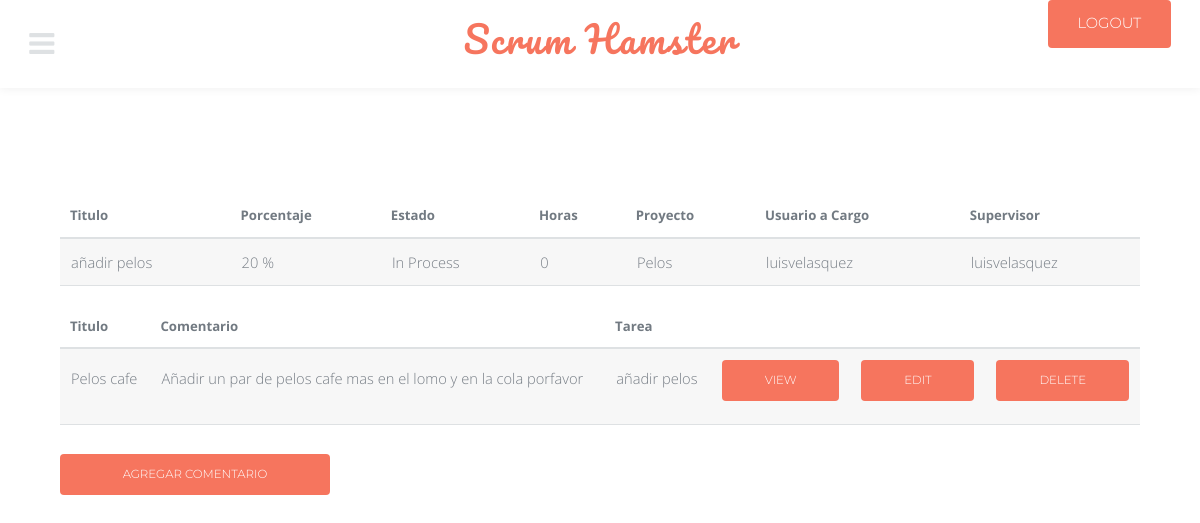
The app's page /task_comments/1/ (signed in), older data.
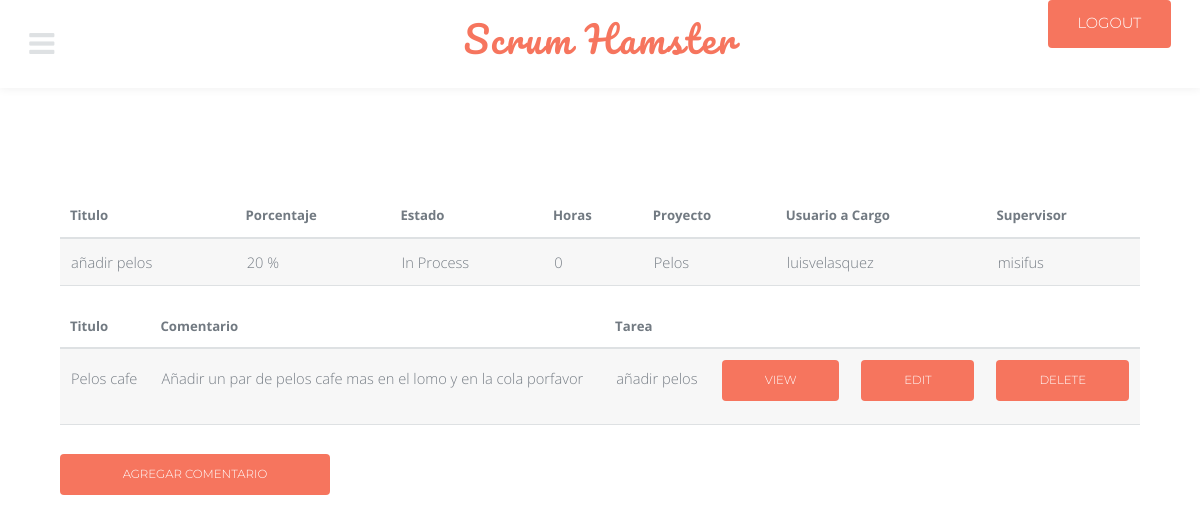
The same page, newer data.
### modules/models.py (models this page shows)
class task(models.Model):
    title = models.CharField(max_length = 50)
    percent = models.PositiveSmallIntegerField()
    state_choices = (
		('Not Started', 'Not Started'),
		('In Process', 'In Process'),
		('Finished', 'Finished'),
		)
    state = models.CharField(
		max_length = 12,
		choices = state_choices,
		default = 'Not Started',
		)
    hours = models.PositiveSmallIntegerField()
    project_id = models.ForeignKey(project, on_delete = models.CASCADE)
    user_in_charge = models.ForeignKey(User, on_delete = models.CASCADE, related_name = 'in_charge')
    user_supervisor = models.ForeignKey(User, on_delete = models.CASCADE, related_name = 'supervisor')
    def __str__(self):
        return '%s' % (self.title)

class project(models.Model):
    name = models.CharField(max_length = 75)
    percent = models.PositiveSmallIntegerField()
    created_at = models.DateField(auto_now_add = True)
    file = models.URLField(blank = True)
    client_id = models.ForeignKey(client, on_delete = models.CASCADE)
    def __str__(self):
        return '%s' % (self.name)

### modules/views.py (the view)
# urls.py: path('task_comments/<int:id>/', task_comments, name = 'task_comments'),
@login_required
def task_comments(request, id):
    data_ = task.objects.get(id = id)
    data = comment.objects.filter(task_id = id)
    return render(request, 'task/task_comments.html', {'data_': data_,'data': data})

### modules/templates/task/task_comments.html
{% extends 'base.html' %}
{% block cont %}
<table>
<div>
		<thead>
			<th>Titulo</th>
			<th>Porcentaje</th>
			<th>Estado</th>
			<th>Horas</th>
			<th>Proyecto</th>
			<th>Usuario a Cargo</th>
			<th>Supervisor</th>
		</thead>
	</div>
<div>
	<ul>
		<td>{{ data_.title }}</td>
    	<td>{{ data_.percent }} % </td>
		<td>{{ data_.state }}</td>
		<td>{{ data_.hours }}</td>
		<td>{{ data_.project_id }}</td>
		<td>{{ data_.user_in_charge }}</td>
		<td>{{ data_.user_supervisor }}</td>
	</ul>
</div>
</table>
{% for i in data %}
<table border="10">
		<div>
				<thead>
					<th>Titulo</th>
					<th>Comentario</th>
					<th>Tarea</th>
				</thead>
			</div>
	<tr>
		<td>{{ i.title }}</td>
		<td>{{ i.comment }}</td>
		<td>{{ i.task_id }}</td>
		<td>
			<a href="{% url 'view_comment' i.id %}" class="button fit small">View</a>
		</td>
		<td>
			<a href="{% url 'update_comment' i.id %}" class="button fit small">Edit</a>
		</td>
		<td>
			<a href="{% url 'delete_comment' i.id %}" class="button fit small">Delete</a>
		</td>
	</tr>
{% endfor %}
</table>
<div class="3u">
<a href="{% url 'create_comment' %}" class="button fit small">Agregar Comentario</a>
</div>
{% endblock %}

Row changes from the older to the newer data that the page shows:
changed task "añadir pelos": user_supervisor "luisvelasquez" → "misifus"
